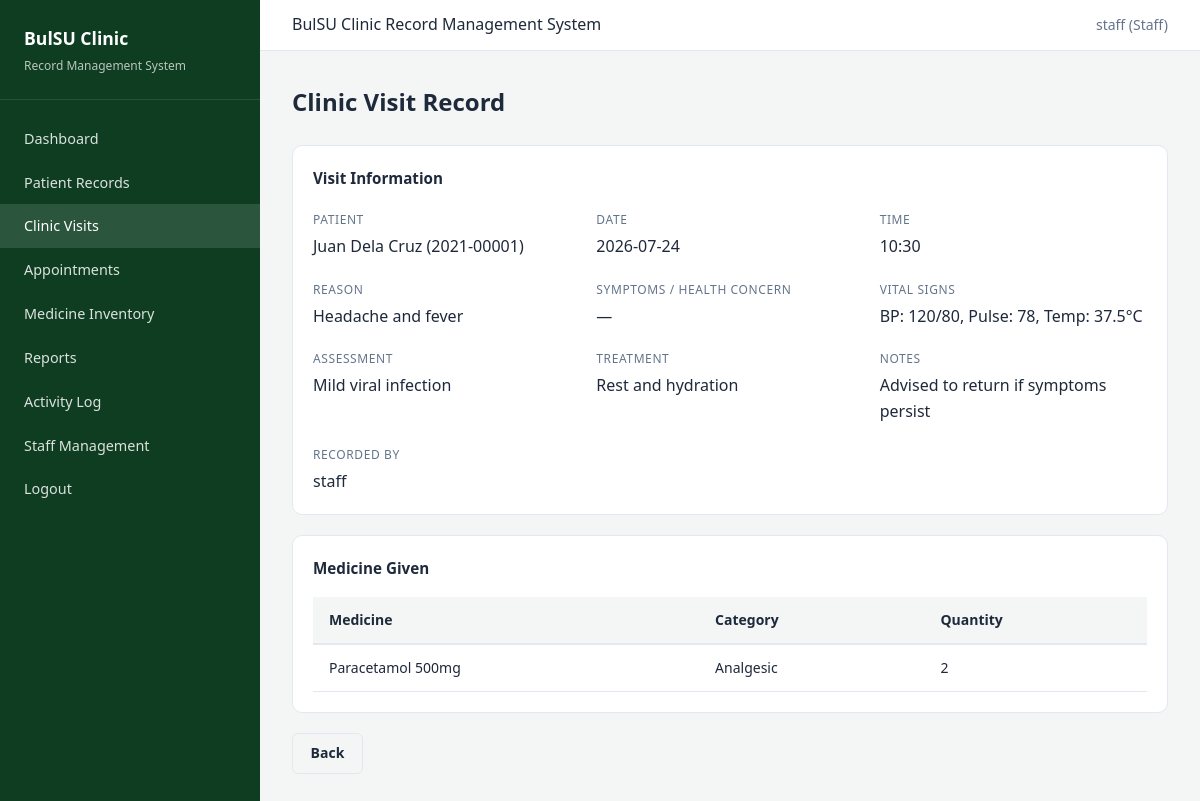
/visits/1 (signed in), run on the app's committed database.
### tables this page shows
CREATE TABLE patients (
            id INTEGER PRIMARY KEY AUTOINCREMENT,
            user_id INTEGER UNIQUE,
            student_id TEXT UNIQUE NOT NULL,
            first_name TEXT NOT NULL,
            last_name TEXT NOT NULL,
            course TEXT,
            year_level TEXT,
            contact_number TEXT,
            emergency_contact TEXT,
            medical_history TEXT,
            allergies TEXT,
            created_at TEXT DEFAULT CURRENT_TIMESTAMP,
            updated_at TEXT DEFAULT CURRENT_TIMESTAMP,
            FOREIGN KEY (user_id) REFERENCES users(id) ON DELETE SET NULL
        );

CREATE TABLE clinic_visits (
            id INTEGER PRIMARY KEY AUTOINCREMENT,
            patient_id INTEGER NOT NULL,
            staff_id INTEGER,
            visit_date TEXT NOT NULL,
            visit_time TEXT NOT NULL,
            reason TEXT NOT NULL,
            vital_signs TEXT,
            assessment TEXT,
            treatment TEXT,
            notes TEXT,
            created_at TEXT DEFAULT CURRENT_TIMESTAMP, symptoms TEXT,
            FOREIGN KEY (patient_id) REFERENCES patients(id) ON DELETE CASCADE,
            FOREIGN KEY (staff_id) REFERENCES users(id) ON DELETE SET NULL
        );

CREATE TABLE users (
            id INTEGER PRIMARY KEY AUTOINCREMENT,
            username TEXT UNIQUE NOT NULL,
            password TEXT NOT NULL,
            role TEXT NOT NULL CHECK(role IN ('staff', 'patient')),
            is_active INTEGER DEFAULT 1,
            created_at TEXT DEFAULT CURRENT_TIMESTAMP
        );

CREATE TABLE medicine_releases (
            id INTEGER PRIMARY KEY AUTOINCREMENT,
            visit_id INTEGER NOT NULL,
            medicine_id INTEGER NOT NULL,
            quantity INTEGER NOT NULL,
            released_at TEXT DEFAULT CURRENT_TIMESTAMP,
            FOREIGN KEY (visit_id) REFERENCES clinic_visits(id) ON DELETE CASCADE,
            FOREIGN KEY (medicine_id) REFERENCES medicines(id) ON DELETE CASCADE
        );

CREATE TABLE medicines (
            id INTEGER PRIMARY KEY AUTOINCREMENT,
            name TEXT NOT NULL,
            category TEXT,
            quantity INTEGER DEFAULT 0,
            expiration_date TEXT,
            created_at TEXT DEFAULT CURRENT_TIMESTAMP,
            updated_at TEXT DEFAULT CURRENT_TIMESTAMP
        );

### controllers/visit_controller.py (the view)
@visit_bp.route("/<int:visit_id>")
@staff_required
def view_visit(visit_id):
    visit = ClinicVisitModel.get_by_id(visit_id)
    if not visit:
        flash("Visit record not found.", "danger")
        return redirect(url_for("visits.list_visits"))
    medicines = ClinicVisitModel.get_medicines_for_visit(visit_id)
    pending = ClinicVisitModel.is_pending(visit)
    return render_template(
        "shared/visit_detail.html",
        visit=visit,
        medicines=medicines,
        pending=pending,
    )

### models/clinic_visit.py (called while the page is built)
    @staticmethod
    def is_pending(visit):
        return visit.get("staff_id") is None

    @staticmethod
    def get_by_id(visit_id):
        conn = get_db()
        row = conn.execute(
            """
            SELECT v.*, p.student_id, p.first_name, p.last_name,
                   u.username as staff_username
            FROM clinic_visits v
            JOIN patients p ON v.patient_id = p.id
            LEFT JOIN users u ON v.staff_id = u.id
            WHERE v.id = ?
            """,
            (visit_id,),
        ).fetchone()
        conn.close()
        return dict(row) if row else None

    @staticmethod
    def get_medicines_for_visit(visit_id):
        conn = get_db()
        rows = conn.execute(
            """
            SELECT mr.*, m.name, m.category
            FROM medicine_releases mr
            JOIN medicines m ON mr.medicine_id = m.id
            WHERE mr.visit_id = ?
            """,
            (visit_id,),
        ).fetchall()
        conn.close()
        return [dict(row) for row in rows]

### models/database.py (called while the page is built)
def get_db():
    conn = sqlite3.connect(Config.DATABASE)
    conn.row_factory = sqlite3.Row
    conn.execute("PRAGMA foreign_keys = ON")
    return conn

### views/templates/shared/visit_detail.html (shortened to what this page needs)
{% extends "base.html" %}
{% block content %}
<div class="page-header">
    <h1>Clinic Visit Record</h1>
</div>
<div class="card">
    <div class="card-title">Visit Information</div>
    <div class="detail-grid">
        <div class="detail-item"><label>Patient</label><p>{{ visit.first_name }} {{ visit.last_name }} ({{ visit.student_id }})</p></div>
        <div class="detail-item"><label>Date</label><p>{{ visit.visit_date }}</p></div>
        <div class="detail-item"><label>Time</label><p>{{ visit.visit_time }}</p></div>
        <div class="detail-item"><label>Reason</label><p>{{ visit.reason }}</p></div>
        <div class="detail-item"><label>Symptoms / Health Concern</label><p>{{ visit.symptoms or '—' }}</p></div>
        <div class="detail-item"><label>Vital Signs</label><p>{{ visit.vital_signs or '—' }}</p></div>
        <div class="detail-item"><label>Assessment</label><p>{{ visit.assessment or '—' }}</p></div>
        <div class="detail-item"><label>Treatment</label><p>{{ visit.treatment or '—' }}</p></div>
        <div class="detail-item"><label>Notes</label><p>{{ visit.notes or '—' }}</p></div>
        <div class="detail-item"><label>Recorded By</label><p>{{ visit.staff_username or 'Awaiting staff review' }}</p></div>
    </div>
</div>
{% if medicines %}
<div class="card">
    <div class="card-title">Medicine Given</div>
    <div class="table-wrap">
        <table>
            <thead>
                <tr><th>Medicine</th><th>Category</th><th>Quantity</th></tr>
            </thead>
            <tbody>
                {% for m in medicines %}
                <tr>
                    <td>{{ m.name }}</td>
                    <td>{{ m.category }}</td>
                    <td>{{ m.quantity }}</td>
                </tr>
                {% endfor %}
            </tbody>
        </table>
    </div>
</div>
{% endif %}
<a href="{{ url_for('visits.list_visits') }}" class="btn btn-secondary">Back</a>
{% endblock %}

### views/static/css/style.css (style rules this page uses)
:root { --primary: #1a5632; --primary-dark: #0f3d22; --primary-light: #2d7a4a; --accent: #c8a415; --bg: #f4f6f5; --card: #ffffff; --text: #1e293b; --muted: #64748b; --border: #e2e8f0; --danger: #dc2626; --warning: #d97706; --success: #16a34a; --info: #2563eb; }
* { box-sizing: border-box; margin: 0; padding: 0; }
body { font-family: 'Segoe UI', Tahoma, Geneva, Verdana, sans-serif; background: var(--bg); color: var(--text); line-height: 1.6; }
a { color: var(--primary); text-decoration: none; }
.page-header { margin-bottom: 1.5rem; display: flex; justify-content: space-between; align-items: center; flex-wrap: wrap; gap: 1rem; }
.page-header h1 { font-size: 1.5rem; font-weight: 700; }
.card { background: var(--card); border: 1px solid var(--border); border-radius: 10px; padding: 1.25rem; margin-bottom: 1.25rem; }
.card-title { font-size: 0.95rem; font-weight: 600; margin-bottom: 1rem; color: var(--text); }
.table-wrap { overflow-x: auto; }
table { width: 100%; border-collapse: collapse; font-size: 0.875rem; }
thead th { background: var(--bg); padding: 0.75rem 1rem; text-align: left; font-weight: 600; border-bottom: 2px solid var(--border); white-space: nowrap; }
tbody td { padding: 0.75rem 1rem; border-bottom: 1px solid var(--border); vertical-align: middle; }
.btn { display: inline-block; padding: 0.5rem 1.1rem; border: none; border-radius: 6px; font-size: 0.875rem; font-weight: 600; cursor: pointer; text-decoration: none; transition: background 0.2s; }
.btn-secondary { background: var(--bg); color: var(--text); border: 1px solid var(--border); }
.detail-grid { display: grid; grid-template-columns: repeat(auto-fit, minmax(200px, 1fr)); gap: 1rem; }
.detail-item label { font-size: 0.75rem; color: var(--muted); text-transform: uppercase; letter-spacing: 0.05em; }
.detail-item p { font-weight: 500; margin-top: 0.15rem; }

### data on the page
patients: first_name "Juan", last_name "Dela Cruz", student_id "2021-00001"
clinic_visits: visit_date "2026-07-24", visit_time "10:30", reason "Headache and fever", vital_signs "BP: 120/80, Pulse: 78, Temp: 37.5°C", assessment "Mild viral infection", treatment "Rest and hydration", notes "Advised to return if symptoms persist"
users: username "staff"
medicine_releases: name "Paracetamol 500mg", category "Analgesic", quantity "2"

### other printed values
{{ session.get('username') }} "staff"
{{ visit.symptoms or '—' }} "—"
